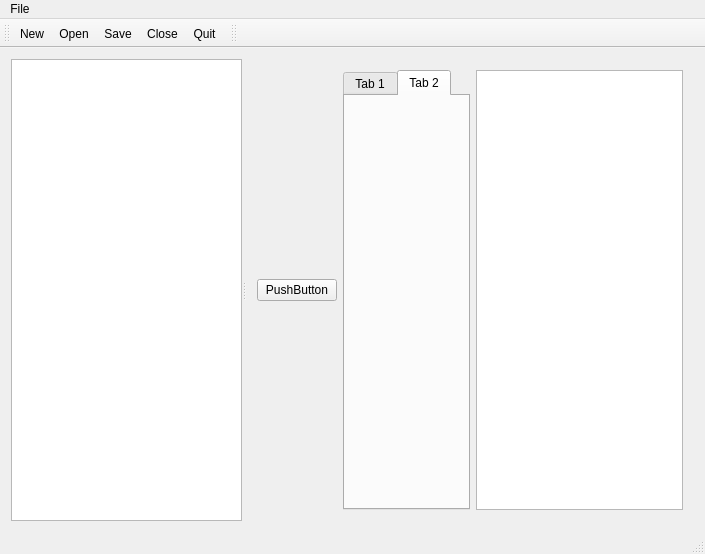
<?xml version="1.0" encoding="UTF-8"?>
<ui version="4.0">
 <class>MainWindow</class>
 <widget class="QMainWindow" name="MainWindow">
  <property name="geometry">
   <rect>
    <x>0</x>
    <y>0</y>
    <width>705</width>
    <height>554</height>
   </rect>
  </property>
  <property name="windowTitle">
   <string>MainWindow</string>
  </property>
  <widget class="QWidget" name="centralWidget">
   <property name="layoutDirection">
    <enum>Qt::LeftToRight</enum>
   </property>
   <layout class="QGridLayout" name="gridLayout">
    <item row="0" column="0">
     <widget class="QSplitter" name="splitter">
      <property name="orientation">
       <enum>Qt::Horizontal</enum>
      </property>
      <widget class="QTreeView" name="treeView">
       <property name="headerHidden">
        <bool>true</bool>
       </property>
      </widget>
      <widget class="QWidget" name="horizontalLayoutWidget">
       <layout class="QHBoxLayout" name="horizontalLayout">
        <item>
         <widget class="QPushButton" name="pushButton">
          <property name="text">
           <string>PushButton</string>
          </property>
         </widget>
        </item>
        <item>
         <widget class="QTabWidget" name="tabWidget">
          <property name="currentIndex">
           <number>1</number>
          </property>
          <widget class="QWidget" name="tab">
           <attribute name="title">
            <string>Tab 1</string>
           </attribute>
           <layout class="QGridLayout" name="gridLayout_2">
            <item row="0" column="0">
             <layout class="QVBoxLayout" name="verticalLayout"/>
            </item>
           </layout>
          </widget>
          <widget class="QWidget" name="tab_2">
           <attribute name="title">
            <string>Tab 2</string>
           </attribute>
          </widget>
         </widget>
        </item>
        <item>
         <widget class="QListView" name="listView"/>
        </item>
       </layout>
      </widget>
     </widget>
    </item>
   </layout>
  </widget>
  <widget class="QMenuBar" name="menuBar">
   <property name="geometry">
    <rect>
     <x>0</x>
     <y>0</y>
     <width>705</width>
     <height>25</height>
    </rect>
   </property>
   <widget class="QMenu" name="menuFile">
    <property name="title">
     <string>File</string>
    </property>
    <addaction name="actionNew"/>
    <addaction name="actionOpen"/>
    <addaction name="actionClose"/>
    <addaction name="separator"/>
    <addaction name="actionSave"/>
    <addaction name="actionSave_as"/>
    <addaction name="actionRestore"/>
    <addaction name="separator"/>
    <addaction name="actionQuit"/>
   </widget>
   <addaction name="menuFile"/>
  </widget>
  <widget class="QToolBar" name="mainToolBar">
   <attribute name="toolBarArea">
    <enum>TopToolBarArea</enum>
   </attribute>
   <attribute name="toolBarBreak">
    <bool>false</bool>
   </attribute>
   <addaction name="actionNew"/>
   <addaction name="actionOpen"/>
   <addaction name="actionSave"/>
   <addaction name="actionClose"/>
   <addaction name="actionQuit"/>
  </widget>
  <widget class="QStatusBar" name="statusBar"/>
  <widget class="QToolBar" name="toolBar">
   <property name="windowTitle">
    <string>toolBar</string>
   </property>
   <attribute name="toolBarArea">
    <enum>TopToolBarArea</enum>
   </attribute>
   <attribute name="toolBarBreak">
    <bool>false</bool>
   </attribute>
  </widget>
  <action name="actionNew">
   <property name="text">
    <string>New</string>
   </property>
  </action>
  <action name="actionOpen">
   <property name="text">
    <string>Open</string>
   </property>
  </action>
  <action name="actionSave">
   <property name="text">
    <string>Save</string>
   </property>
  </action>
  <action name="actionSave_as">
   <property name="text">
    <string>Save as</string>
   </property>
  </action>
  <action name="actionRestore">
   <property name="text">
    <string>Restore</string>
   </property>
  </action>
  <action name="actionQuit">
   <property name="text">
    <string>Quit</string>
   </property>
  </action>
  <action name="actionClose">
   <property name="text">
    <string>Close</string>
   </property>
   <property name="iconVisibleInMenu">
    <bool>false</bool>
   </property>
  </action>
 </widget>
 <layoutdefault spacing="6" margin="11"/>
 <resources/>
 <connections>
  <connection>
   <sender>actionQuit</sender>
   <signal>triggered()</signal>
   <receiver>MainWindow</receiver>
   <slot>close()</slot>
   <hints>
    <hint type="sourcelabel">
     <x>-1</x>
     <y>-1</y>
    </hint>
    <hint type="destinationlabel">
     <x>277</x>
     <y>194</y>
    </hint>
   </hints>
  </connection>
 </connections>
</ui>
